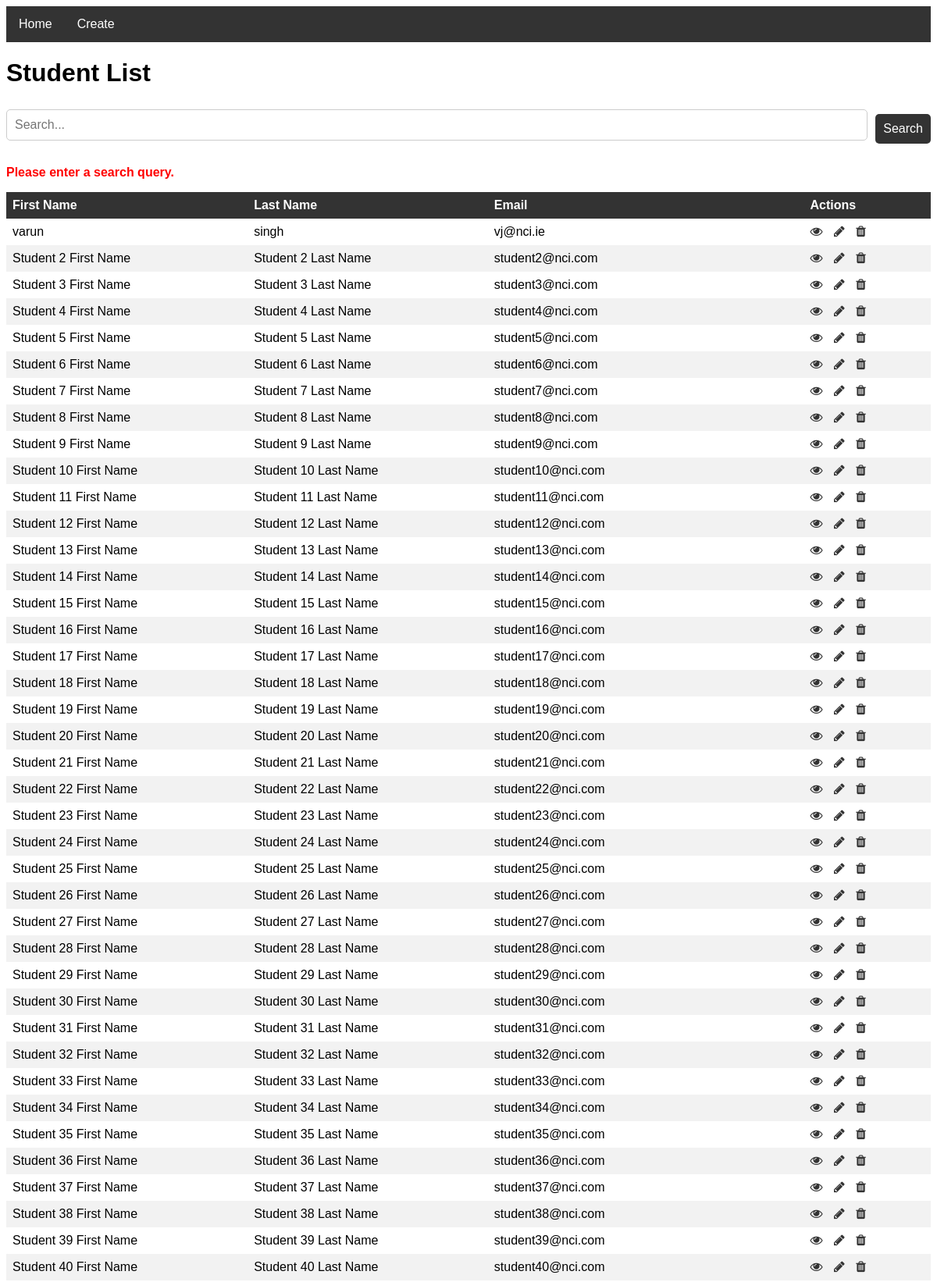
The app's page /search/ (upper part) with its own data.
### students/models.py (models this page shows, shortened)
class Student(models.Model):
    first_name = models.CharField(max_length=100)
    last_name = models.CharField(max_length=100)
    email = models.EmailField()
    created_at = models.DateTimeField(auto_now_add=True)
    updated_at = models.DateTimeField(auto_now=True)
    class Meta:
        app_label = "students"

### students/views.py (the view)
# urls.py: path("search/", views.student_search, name="search"),
def student_search(request):
    return search(request)

### student_library/student_crud.py (called while the page is built)
def search(request):
    query = request.GET.get("query", "")
    if not query:
        error_message = "Please enter a search query."
        students = Student.objects.all()
        return render(request, "list.html", {"error_message": error_message, "students": students})
    students = Student.objects.filter(
        Q(first_name__icontains=query) | Q(last_name__icontains=query) | Q(email__icontains=query)
    )
    return render(request, "list.html", {"students": students})

### students/templates/list.html
{% extends 'base.html' %}
{% block content %}
<h1>Student List</h1>
<form class="search-form" method="get" action="{% url 'students:search' %}">
  <input type="text" name="query" placeholder="Search...">
  <button type="submit">Search</button>
</form>
{% if error_message %}
  <b><p style="color: red;">{{ error_message }}</p></b>
{% endif %}
<table>
  <thead>
    <tr>
      <th>First Name</th>
      <th>Last Name</th>
      <th>Email</th>
      <th>Actions</th>
    </tr>
  </thead>
  <tbody>
    {% for student in students %}
    <tr>
      <td>{{ student.first_name }}</td>
      <td>{{ student.last_name }}</td>
      <td>{{ student.email }}</td>
      <td>
        <a href="{% url 'students:detail' student.id %}"><i class="fa fa-eye"></i></a>
        <a href="{% url 'students:update' student.id %}"><i class="fa fa-pencil"></i></a>
        <a href="{% url 'students:delete' student.id %}"><i class="fa fa-trash"></i></a>
      </td>
    </tr>
    {% endfor %}
  </tbody>
</table>
{% endblock %}

### students/static/css/style.css (style rules this page uses)
body { font-family: Arial, sans-serif; }
table { border-collapse: collapse; width: 100%; }
th, td { text-align: left; padding: 8px; }
th { background-color: #333; color: white; }
tr:nth-child(even) { background-color: #f2f2f2; }
input[type="text"], input[type="email"], select { width: 100%; padding: 12px; border: 1px solid #ccc; border-radius: 4px; box-sizing: border-box; margin-top: 6px; margin-bottom: 16px; }
.search-form { display: flex; align-items: center; }
.search-form input[type="text"] { flex: 1; padding: 10px; border: 1px solid #ccc; border-radius: 5px; font-size: 16px; margin-right: 10px; }
.search-form button[type="submit"] { background-color: #333; color: #fff; border: none; border-radius: 5px; padding: 10px; font-size: 16px; cursor: pointer; }
i { color: #333; margin-right: 10px; }

### records on screen
Student: first_name "varun", last_name "singh", email "vj@nci.ie"
Student: first_name "Student 2 First Name", last_name "Student 2 Last Name", email "student2@nci.com"
Student: first_name "Student 3 First Name", last_name "Student 3 Last Name", email "student3@nci.com"
Student: first_name "Student 4 First Name", last_name "Student 4 Last Name", email "student4@nci.com"
Student: first_name "Student 5 First Name", last_name "Student 5 Last Name", email "student5@nci.com"
Student: first_name "Student 6 First Name", last_name "Student 6 Last Name", email "student6@nci.com"
Student: first_name "Student 7 First Name", last_name "Student 7 Last Name", email "student7@nci.com"
Student: first_name "Student 8 First Name", last_name "Student 8 Last Name", email "student8@nci.com"
Student: first_name "Student 9 First Name", last_name "Student 9 Last Name", email "student9@nci.com"
Student: first_name "Student 10 First Name", last_name "Student 10 Last Name", email "student10@nci.com"
Student: first_name "Student 11 First Name", last_name "Student 11 Last Name", email "student11@nci.com"
Student: first_name "Student 12 First Name", last_name "Student 12 Last Name", email "student12@nci.com"
Student: first_name "Student 13 First Name", last_name "Student 13 Last Name", email "student13@nci.com"
Student: first_name "Student 14 First Name", last_name "Student 14 Last Name", email "student14@nci.com"
Student: first_name "Student 15 First Name", last_name "Student 15 Last Name", email "student15@nci.com"
Student: first_name "Student 16 First Name", last_name "Student 16 Last Name", email "student16@nci.com"
Student: first_name "Student 17 First Name", last_name "Student 17 Last Name", email "student17@nci.com"
Student: first_name "Student 18 First Name", last_name "Student 18 Last Name", email "student18@nci.com"
Student: first_name "Student 19 First Name", last_name "Student 19 Last Name", email "student19@nci.com"
Student: first_name "Student 20 First Name", last_name "Student 20 Last Name", email "student20@nci.com"
Student: first_name "Student 21 First Name", last_name "Student 21 Last Name", email "student21@nci.com"
Student: first_name "Student 22 First Name", last_name "Student 22 Last Name", email "student22@nci.com"
Student: first_name "Student 23 First Name", last_name "Student 23 Last Name", email "student23@nci.com"
Student: first_name "Student 24 First Name", last_name "Student 24 Last Name", email "student24@nci.com"
Student: first_name "Student 25 First Name", last_name "Student 25 Last Name", email "student25@nci.com"
Student: first_name "Student 26 First Name", last_name "Student 26 Last Name", email "student26@nci.com"
Student: first_name "Student 27 First Name", last_name "Student 27 Last Name", email "student27@nci.com"
Student: first_name "Student 28 First Name", last_name "Student 28 Last Name", email "student28@nci.com"
Student: first_name "Student 29 First Name", last_name "Student 29 Last Name", email "student29@nci.com"
Student: first_name "Student 30 First Name", last_name "Student 30 Last Name", email "student30@nci.com"
Student: first_name "Student 31 First Name", last_name "Student 31 Last Name", email "student31@nci.com"
Student: first_name "Student 32 First Name", last_name "Student 32 Last Name", email "student32@nci.com"
Student: first_name "Student 33 First Name", last_name "Student 33 Last Name", email "student33@nci.com"
Student: first_name "Student 34 First Name", last_name "Student 34 Last Name", email "student34@nci.com"
Student: first_name "Student 35 First Name", last_name "Student 35 Last Name", email "student35@nci.com"
Student: first_name "Student 36 First Name", last_name "Student 36 Last Name", email "student36@nci.com"
Student: first_name "Student 37 First Name", last_name "Student 37 Last Name", email "student37@nci.com"
Student: first_name "Student 38 First Name", last_name "Student 38 Last Name", email "student38@nci.com"
Student: first_name "Student 39 First Name", last_name "Student 39 Last Name", email "student39@nci.com"
Student: first_name "Student 40 First Name", last_name "Student 40 Last Name", email "student40@nci.com"

### other values on screen
{{ error_message }} "Please enter a search query."
